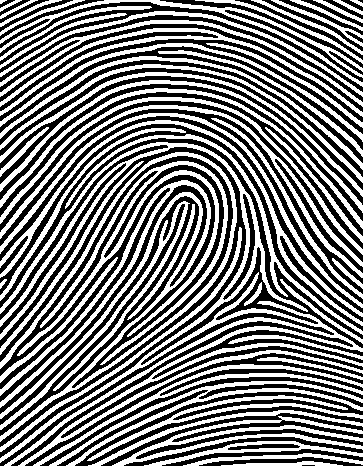
#> input picture images/fingerprint.png, 363 x 466 px
$ python sobel_showcase.py images/fingerprint.png
#> lines starting #> are read from the running program, lines starting #| are printed output that depends on the picture; after the words box and inside, x2 and y2 are one past the last pixel; in counts of white or black regions, pixels touching at a corner belong together
### sobel.py
#lukaszdworakowski

from PIL import Image, ImageFilter
from math import sqrt
import utils

sobelOperator = [[-1, 0, 1], [-2, 0, 2], [-1, 0, 1]]

def merge_images(a, b, f):
    result = a.copy()
    result_load = result.load()
    a_load = a.load()
    b_load = b.load()

    (x, y) = a.size
    for i in range(0, x):
        for j in range(0, y):
            result_load[i, j] = f(a_load[i, j], b_load[i, j])

    return result

def partial_sobels(im):
    ySobel = im.filter(ImageFilter.Kernel((3, 3), utils.flatten(sobelOperator), 1))
    xSobel = im.filter(ImageFilter.Kernel((3, 3), utils.flatten(utils.transpose(sobelOperator)), 1))
    return (xSobel, ySobel)

def full_sobels(im):
    (xSobel, ySobel) = partial_sobels(im)
    sobel = merge_images(xSobel, ySobel, lambda x, y: sqrt(x**2 + y**2))
    return (xSobel, ySobel, sobel)

### utils.py
#lukaszdworakowski

from PIL import Image, ImageDraw
import math
import sobel
import copy

# [38 lines left out: functions apply_kernel_at, apply_to_each_pixel, calculate_angles, not called in this run]

def flatten(ls):
    return reduce(lambda x, y: x + y, ls, [])

def transpose(ls):
    return map(list, zip(*ls))

def gauss(x, y):
    ssigma = 1.0
    return (1 / (2 * math.pi * ssigma)) * math.exp(-(x * x + y * y) / (2 * ssigma))

# [6 lines left out: function kernel_from_function, not called in this run]

def gauss_kernel(size):
    return kernel_from_function(size, gauss)

def apply_kernel(pixels, kernel):
    apply_kernel_with_f(pixels, kernel, lambda old, new: new)

# [67 lines left out: functions apply_kernel_with_f, smooth_angles, load_image, load_pixels, get_line_ends, draw_lines, not called in this run]

### sobel_showcase.py
#lukaszdworakowski

import sobel
import argparse
from PIL import Image

parser = argparse.ArgumentParser(description="Sobel filter")
parser.add_argument("image", nargs=1, help = "Path to image")
parser.add_argument('--showX', "-x", action='store_true', help = "Show Sobel filter for X coordinate")
parser.add_argument('--showY', "-y", action='store_true', help = "Show Sobel filter for Y coordinate")
args = parser.parse_args()

im = Image.open(args.image[0])
#> im is the input picture: PIL image 363x466 RGB; 48.4% white; 57 white regions (1 under 20 px), largest, box (x1, y1, x2, y2) and area: (0, 142, 363, 466) 11929, (0, 152, 237, 442) 8019, (17, 161, 228, 365) 4324
im = im.convert("L")  # covert to grayscale

(xSobel, ySobel, fullSobel) = sobel.full_sobels(im)
#> in partial_sobels, `ySobel = im.filter(ImageFilter.Kernel((3, 3), utils.flatten(sobelOpera..`:
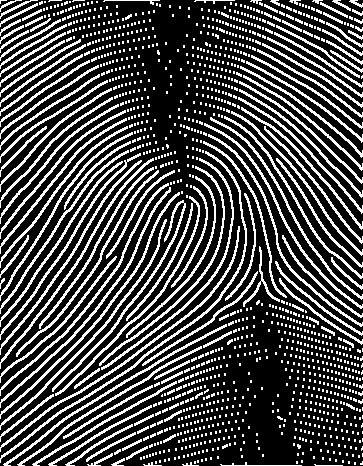
#> ySobel: PIL image 363x466 L; 27.9% white in thin lines or dots
#> in partial_sobels, `xSobel = im.filter(ImageFilter.Kernel((3, 3), utils.flatten(utils.tran..`:
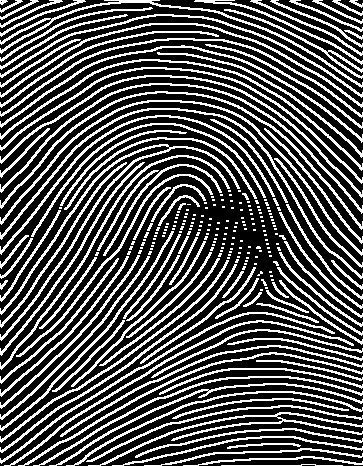
#> xSobel: PIL image 363x466 L; 32.1% white in thin lines or dots
#> (the run stopped early here; a loop or call above may not have finished)
